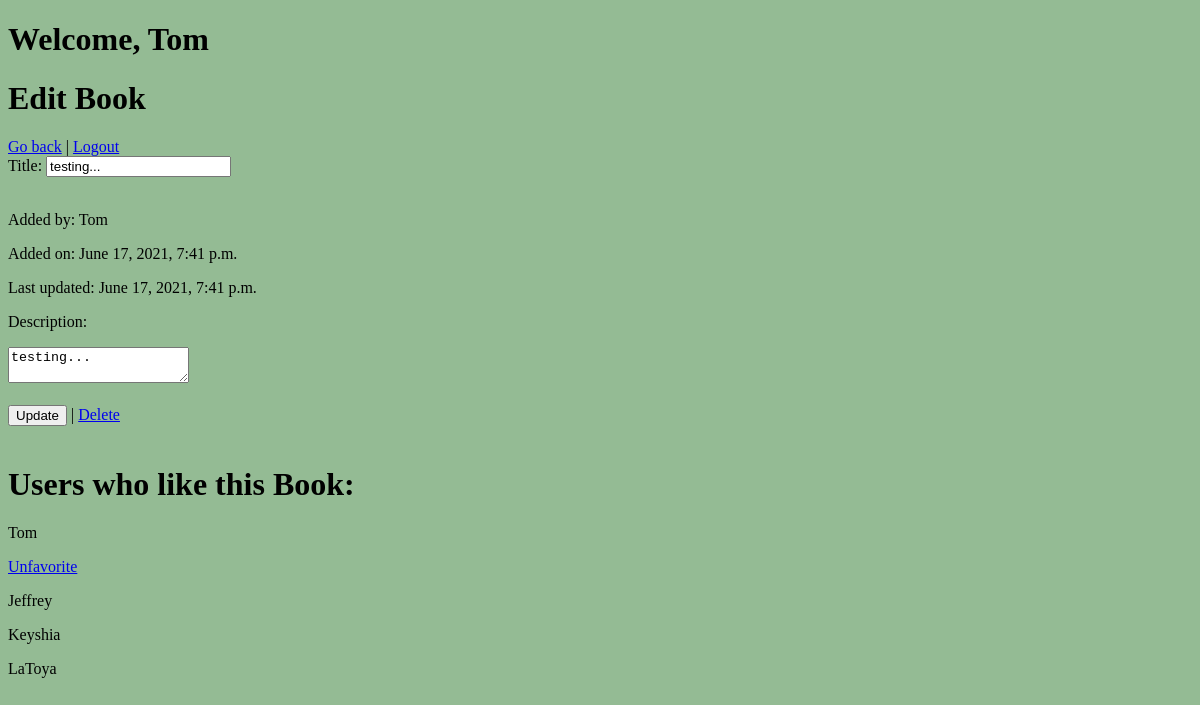
The page /was_favorited_check/1 (signed in) on the database as committed earlier.
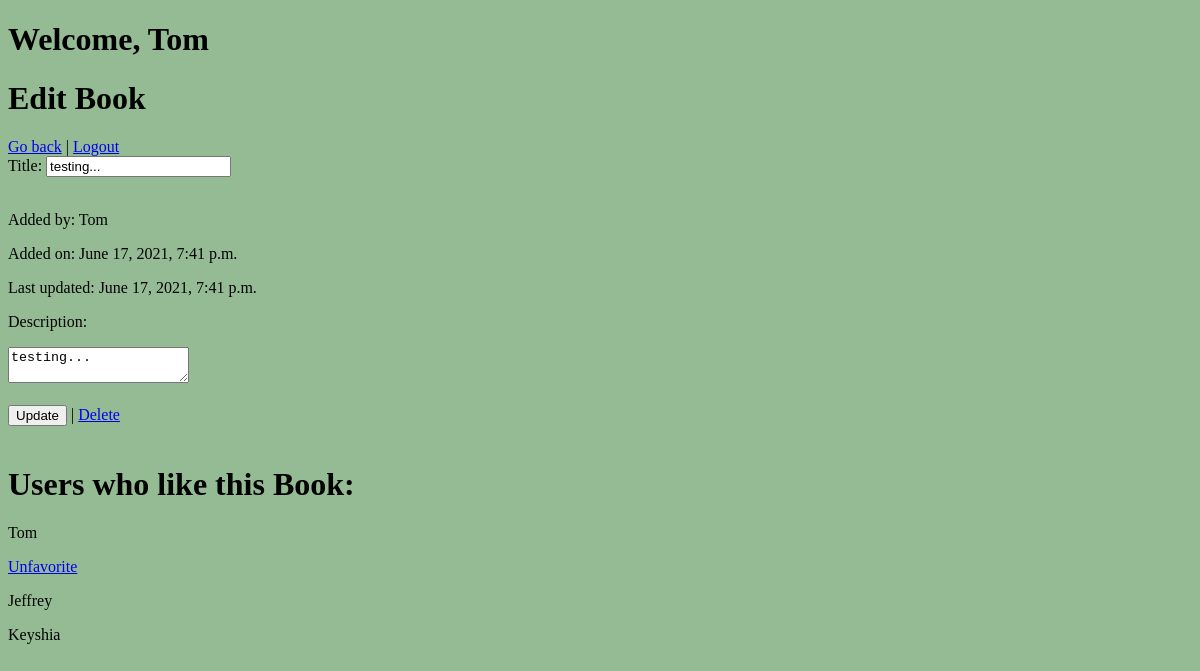
The same page on the database as committed later.
### favorite_books_app/models.py (models this page shows)
class User(models.Model):
    first_name = models.CharField(max_length=255)
    last_name = models.CharField(max_length=255)
    email = models.EmailField(max_length=255)
    password = models.CharField(max_length=255)
    updated_at = models.DateTimeField(auto_now=True)
    created_at = models.DateTimeField(auto_now_add = True)
    objects = UserManager()

### favorite_books_app/views.py (the view, shortened to what this page needs)
# urls.py: path('was_favorited_check/<int:id>', views.was_favorited_check),
def was_favorited_check(request, id):
    if 'user_id' not in request.session:
        return redirect('/')
    this_user = User.objects.filter(id = request.session['user_id'])
    clicked_book = Book.objects.get(id=id)
    book_likers = clicked_book.users.all()
    all_books= Book.objects.all()
    current_user = this_user[0]
    if current_user.id == clicked_book.upload_status.id:
        context = {
            "current_user" : this_user[0],
            "book_likers": book_likers,
            "clicked_book": Book.objects.get(id=id),
        }
        return render (request, "edit_book.html", context)

### favorite_books_app/templates/edit_book.html (shortened to what this page needs)
<!DOCTYPE html>
<html lang = "en">
<head>
    {% load static %}
    <link rel="stylesheet" href="{% static 'background-color.css' %}">
</head>
<body>
<h1 id="welcome-add">Welcome, {{ current_user.first_name }}</h1>
<h1>Edit Book</h1>
<a href= "/books">Go back</a> | <a id = "logout-add" href="/logout">Logout</a>
<form action="/update/{{ clicked_book.id }}" method='POST'>
    <label for="title">Title:</label>
    <input class="title" type="text" name = "title" value="{{ clicked_book.title }}">
    <br><br>
    <p>Added by: {{ clicked_book.upload_status.first_name }}</p>
    <p>Added on: {{ clicked_book.created_at }}</p>
    <p>Last updated: {{clicked_book.updated_at }}</p>
    <p class = "description">Description:</p>
    <textarea name="description">{{ clicked_book.description }}</textarea>
    <br><br>
    <input type="submit" name ="update-btn" value="Update" id = "button"> | <a href= "/delete/{{ clicked_book.id }}">Delete</a>
    <br><br>
</form>
<h1>Users who like this Book:</h1>
{% for user in book_likers %}
    <p> {{ user.first_name }} </p>
    {% if current_user.first_name == user.first_name %}
    <a href= "/unfavorite/{{ clicked_book.id }}">Unfavorite</a>
    {% endif %}
{% endfor %}
</body>
</html>

Rows that differ between the two databases and show on the page:
removed User: first_name "LaToya"
